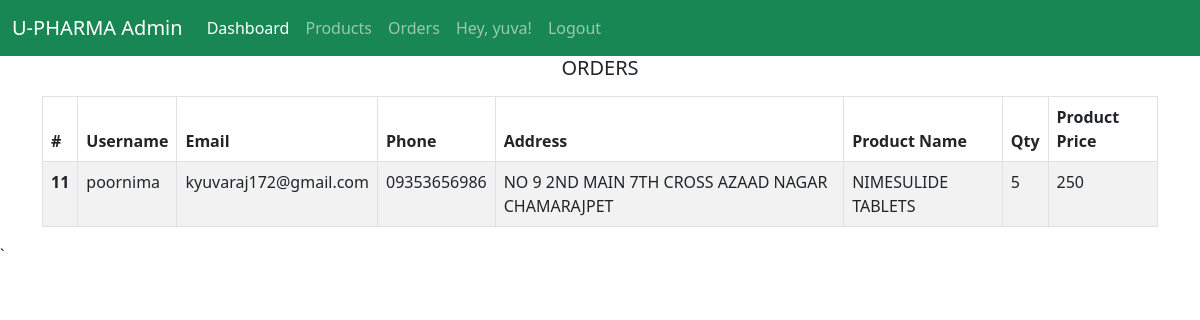
The page /admin/orders (signed in) on the database its author committed.
### tables this page shows
CREATE TABLE "products" (
	"id"	INTEGER,
	"name"	TEXT NOT NULL,
	"price"	TEXT,
	"details"	TEXT,
	"image"	TEXT,
	"tags"	TEXT,
	"category"	TEXT,
	"stocks"	INTEGER DEFAULT 50,
	PRIMARY KEY("id" AUTOINCREMENT)
);

CREATE TABLE "orders" (
	"id"	INTEGER,
	"pid"	INTEGER,
	"qty"	INTEGER,
	"uid"	INTEGER,
	"status"	TEXT,
	"date"	INTEGER,
	PRIMARY KEY("id" AUTOINCREMENT)
);

CREATE TABLE "users" (
	"id"	INTEGER,
	"username"	TEXT,
	"password"	TEXT,
	"address"	TEXT,
	"phone"	TEXT,
	"email"	TEXT,
	PRIMARY KEY("id" AUTOINCREMENT)
);

### admins.py (the view)
    @router.get("/admin/orders", response_class=HTMLResponse)
    def admin_orders(request: Request):
        con = sqlite3.connect(DATABASE_NAME)
        con.row_factory = sqlite3.Row
        cur = con.cursor()
        cur.execute("SELECT *, o.id as oid from users u, products p, orders o where o.uid = u.id and o.pid = p.id")
        orders = cur.fetchall()
        con.close
        return templates.TemplateResponse("/admin/orders.html", {"request": request, "orders": orders})

### templates/admin/orders.html (shortened to what this page needs)
{% extends "/admin/base.html" %}
{% block content  %}
<div class="container">
    <h5 class="text-center">ORDERS</h5>
    <table class="table table-striped table-bordered my-3">
        <thead>
            <tr>
              <th scope="col">#</th>
              <th scope="col">Username</th>
              <th scope="col">Email</th>
              <th scope="col">Phone</th>
              <th scope="col">Address</th>
              <th scope="col">Product Name</th>
              <th scope="col">Qty</th>
              <th scope="col">Product Price</th>
            </tr>
          </thead>
          <tbody>
            {% for order in orders %}
            <tr>
                <th scope="row">{{ order.oid }}</th>
                <td>{{order.username}}</td>
                <td>{{order.email}}</td>
                <td>{{order.phone}}</td>
                <td>{{order.address}}</td>
                <td>{{order.name}}</td>
                <td>{{order.qty}}</td>
                <td>{{order.qty | int * order.price | int}}</td>
            </tr>
            {% endfor %}
            </tbody>
    </table>
</div>
{% endblock %}

### rows shown on the page
products: oid "11", username "poornima", email "kyuvaraj172@gmail.com", phone "09353656986", address "NO 9 2ND MAIN 7TH CROSS AZAAD NAGAR CHAMARAJPET", name "NIMESULIDE TABLETS", qty "5", order.qty|int*order.price|int "250"

### other values the page prints
{{ request.session.get('username') }} "yuva"
